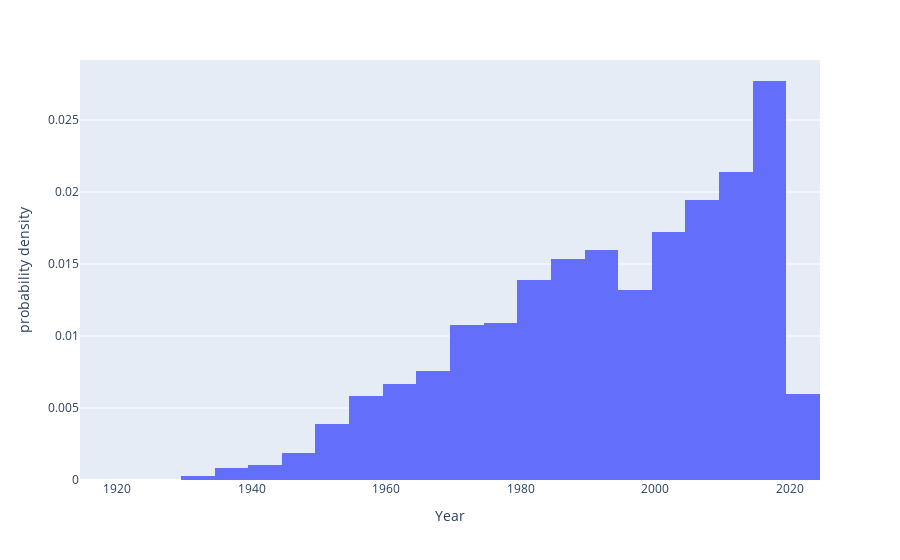

Notebook cell for this chart:
### Code cell
import plotly.express as px
import plotly
print(plotly.__version__)  # This should return a version number if installed properly
year = px.histogram(movie_data, x = 'Year', histnorm = 'probability density', nbins = 30)
year.show()

### Figure 1 — Plotly figure (JSON) as saved in the notebook; plotly's stock layout.template omitted (floating-point values rounded to 4 significant figures; data arrays with more than 128 entries replaced by an {"elided": "..."} marker saying what was removed)
{"data": [{"bingroup": "x", "histnorm": "probability density", "hovertemplate": "Year=%{x}<br>probability density=%{y}<extra></extra>", "legendgroup": "", "marker": {"color": "#636efa", "pattern": {"shape": ""}}, "name": "", "nbinsx": 30, "orientation": "v", "showlegend": false, "type": "histogram", "x": {"elided": "7558 int values"}, "xaxis": "x", "yaxis": "y"}], "layout": {"barmode": "relative", "legend": {"tracegroupgap": 0}, "margin": {"t": 60}, "xaxis": {"anchor": "y", "domain": [0, 1], "title": {"text": "Year"}}, "yaxis": {"anchor": "x", "domain": [0, 1], "title": {"text": "probability density"}}}}
